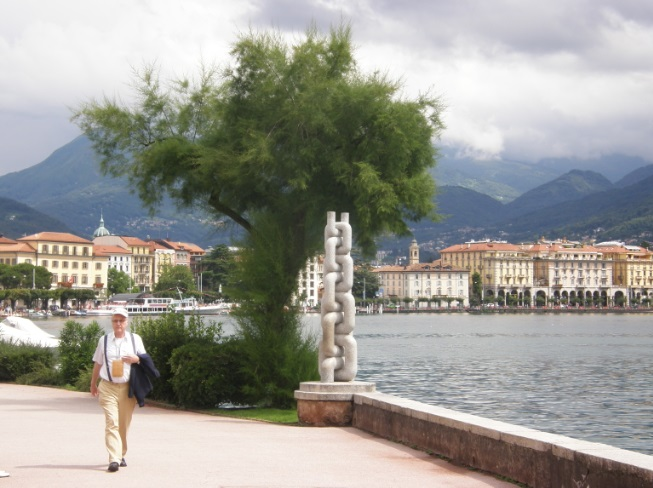
#> input picture data/math-for-data-analysis/chain_small.jpg, 653 x 488 px, found by its file name
$ jupyter execute --allow-errors hse_bda_2025_lab_2.ipynb   (shell and % lines are left out)
#> lines starting #> are read from the running program, lines starting #| are printed output that depends on the picture
# Лабораторная работа 2

## Сингулярное разложение и его приложения

Напомним, что сингулярным разложением (SVD, Singular value decomposition) матрицы $A$ размера $m\times n$ называется представление

$$A = U\Sigma V^T,$$

где $U$ — ортогональная матрица размера $m\times m$, $V$ — ортогональная матрица размера $n\times n$, $\Sigma = \mathrm{diag}(\sigma_1,\sigma_2,\sigma_3,\ldots)$ — диагональная матрица размера $m\times n$, в которой $\sigma_1\geqslant\sigma_2\geqslant\ldots\geqslant0$.

На самом деле требование, чтобы матрицы $U$ и $V$ были квадратными, избыточно. *Усечённым сингулярным разложением* мы будем называть разложение

$$A = U\Sigma V^T,$$

где $U$ и $V$ — матрицы с ортонормированными столбцами размеров $m\times k$ и $n \times k$ соответственно, $\Sigma$ — диагональная матрица размера $k\times k$, где $k = \min(m,n)$. Далее мы будем работать исключительно с усечённым разложением.

### Сжатие данных с помощью SVD = построение низкорангового приближения

Введём *норму Фробениуса* матрицы как

$$||A||_{frob} = \sqrt{\mathrm{tr}{A^TA}} = \sqrt{\sum\limits_{i,j}a^2_{i,j}}$$

Иными словами, это обычное евклидово расстояние на пространстве, которое получается, если все матрицы вытянуть в длинные векторы.

Зададимся вопросом: как найти матрицу $A_{r}$ ранга $r$, наименее отличающуюся от $A$ по норме Фробениуса (то есть для которой норма разности $||A - A_{r}||_{frob}$ минимальна). Оказывается, это можно сделать с помощью сингулярного разложения:

**Теорема.** Пусть $\Sigma_{r}$ — это матрица, полученная из $\Sigma$ заменой диагональных элементов $\sigma_{i}$ ($i > r$) нулями, тогда $A_{r} = U\Sigma_{r}V^T$.

Это можно переписать и в более экономичном виде. Если

$$A = \underbrace{
\begin{pmatrix}
u_{11} & \ldots & u_{1k}\\
\vdots & & \vdots\\
u_{m1} & \ldots & u_{mk}
\end{pmatrix}}_{=U}\cdot\underbrace{{
\begin{pmatrix}
\sigma_{1} & &\\
 & \sigma_{2} & \\
 & & \ddots
\end{pmatrix}}
}_{=\Sigma}\cdot \underbrace{
\begin{pmatrix}
v_{11} & \ldots & v_{n1}\\
\vdots & & \vdots\\
v_{1k} & \ldots & v_{nk}
\end{pmatrix}}_{=V^T}$$

то

$$A_{r} = \underbrace{
\begin{pmatrix}
u_{11} & \ldots & u_{1r}\\
\vdots & & \vdots\\
u_{m1} & \ldots & u_{mr}
\end{pmatrix}}_{=U_r}\cdot\underbrace{{
\begin{pmatrix}
\sigma_{1} & &\\
 & \ddots & \\
 & & \sigma_{r}
\end{pmatrix}}
}_{=\Sigma_r}\cdot \underbrace{
\begin{pmatrix}
v_{11} & \ldots & v_{n1}\\
\vdots & & \vdots\\
v_{1r} & \ldots & v_{nr}
\end{pmatrix}}_{=V^T_r}$$

При этом

$$||A - A_{r}||_{frob} = \sqrt{\sum\limits_{i\geqslant r+1} \sigma_{i}^2}$$

Если сингулярные значения матрицы падают достаточно быстро (а в реальных задачах часто бывает именно так), то норма разности будет малой при сравнительно небольшом значении $r$.

На хранение исходной матрицы нам требовалось $m\times n$ памяти. Теперь же, если мы будем хранить отдельно $U_r$, $V_r$ и диагональные элементы $\Sigma_r$, затраты памяти составят $mr + nr + r = r(m + n + 1)$.

**Разложение на компоненты ранга 1**

Обозначим через $u_1,\ldots, u_k$ столбцы матрицы $U$, а через $v_1, \ldots, v_k$ столбцы матрицы $V$. Тогда имеет место равенство

$$A = u_1\sigma_{1}v_1^T + u_2\sigma_{2}v_2^T + u_3\sigma_{3}v_3^T + \ldots$$

Матрицу $u_k\sigma_{k}v_k^T = \sigma_{k}u_kv_k^T$ мы будем называть $k$-й компонентой ранга 1 матрицы $A$. Отметим, что слагаемые в этой сумме ортогональны относительно скалярного произведения $(X, Y) = \mathrm{tr}(X^TY)$ (порождающего норму Фробениуса).

Как нетрудно заметить,

$$A_{r} = \sigma_{1}u_1v_1^T + \sigma_{2}u_2v_2^T + \ldots + \sigma_{r}u_rv_r^T$$

**Технические детали (SVD в Питоне)**

Есть несколько способов сделать в Питоне сингулярное разложение; мы пока предлагаем Вам использовать

`import scipy.linalg as sla`

`U, S, Vt = sla.svd(X, full_matrices=False)`

Для ознакомления с особенностями этой функции рекомендуем обратиться к [документации](https://docs.scipy.org/doc/scipy/reference/generated/scipy.linalg.svd.html) (в частности, обратите внимание на то, какие именно объекты она возвращает).

### Правила оформления графиков

При работе с данными часто неудобно делать какие-то выводы, если смотреть на таблицу и числа в частности, поэтому важно уметь визуализировать данные.

У matplotlib, конечно же, есть [документация](https://matplotlib.org/users/index.html) с большим количеством [примеров](https://matplotlib.org/examples/), но для начала достаточно знать про несколько основных типов графиков:
- plot — обычный поточечный график, которым можно изображать кривые или отдельные точки;
- hist — гистограмма, показывающая распределение некоторой величины;
- scatter — график, показывающий взаимосвязь двух величин;
- bar — столбцовый график, показывающий взаимосвязь количественной величины от категориальной.

Ещё одна библиотека для визуализации: [seaborn](https://jakevdp.github.io/PythonDataScienceHandbook/04.14-visualization-with-seaborn.html). Это настройка над matplotlib, иногда удобнее и красивее делать визуализации через неё.

Не забывайте про базовые принципы построения приличных графиков:
- оси должны быть подписаны, причём не слишком мелко;
- у графика должно быть название;
- если изображено несколько графиков, то необходима поясняющая легенда;
- для точек из разных выборок, необходимо использовать разные цвета;
- все линии на графиках должны быть чётко видны (нет похожих цветов или цветов, сливающихся с фоном);
- размер графика должен быть таким, чтобы по нему несложно было сделать необходимые выводы о данных;
- если отображена величина, имеющая очевидный диапазон значений (например, проценты могут быть от 0 до 100), то желательно масштабировать ось на весь диапазон значений (исключением является случай, когда вам необходимо показать малое отличие, которое незаметно в таких масштабах).

Помните, что проверяющий имеет право снизить оценку за неопрятные графики.

### Оценивание

Обратите внимание, что в каждом разделе есть задания на написания кода и есть вопросы. Вопросы дополняют задачи и направлены на то, чтобы проинтерпретировать или обосновать происходящее. Код без интерпретации не имеет смысла, поэтому отвечать на вопросы обязательно — за отсутствие ответов мы будем снижать баллы за задачи. Если Вы ответите на вопросы, но не напишете корректный код к соответствующим оцениваемым задачам, то в подавляющем большинстве случаев баллы за такое выставлены не будут.

### Задание 1. Сжатие данных с помощью SVD

Загрузите выложенную по ссылке https://drive.google.com/file/d/1_2H5SJGM2TmBCs3b95aXHIH6R8ANd4ug/view?usp=sharing фотографию.

[cell 1]
import numpy as np
from skimage.io import imread

img = imread(r'..\..\data\math-for-data-analysis\chain_small.jpg')
#> img is the input picture: shape (488, 653, 3); mean R, G, B 154.9, 154.4, 147.8
img = img.mean(axis=2) # это матрица из интенсивностей серого цвета; её уже можно подвергать SVD
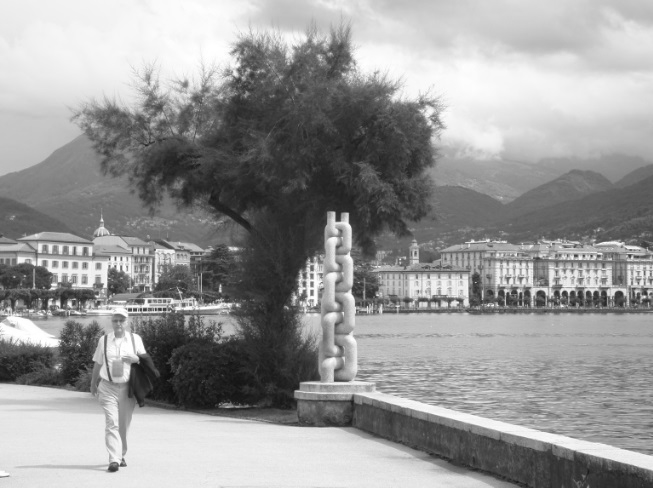
#> img: shape (488, 653) float64; min 15, max 255, mean 152.4

Нарисуйте картинку:

[cell 2]
import matplotlib.pyplot as plt

imgplot = plt.imshow(img, cmap='gray')

Постройте сингулярное разложение этой матрицы.

[cell 3]
from numpy.linalg import svd

U, S, VT = svd(img, full_matrices=False)
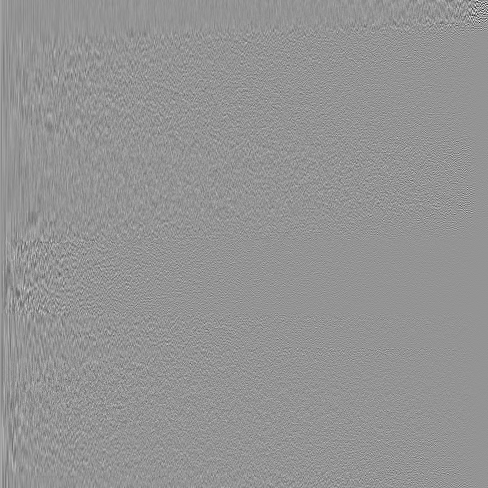
#> U: shape (488, 488) float64; min -0.58, max 0.419, mean 8.37e-05; drawn with min black and max white
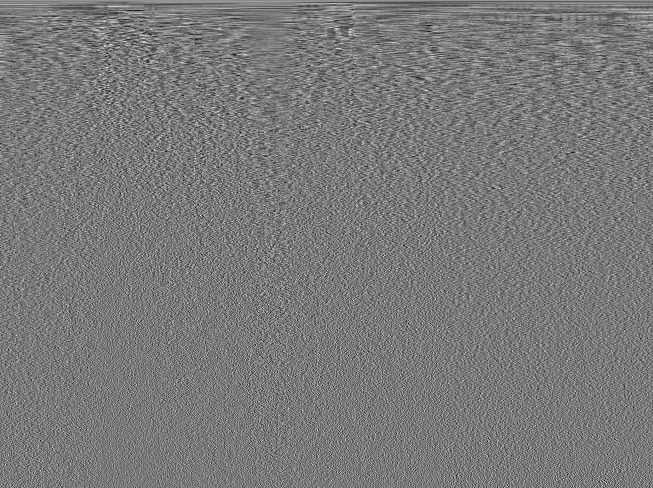
#> VT: shape (488, 653) float64; min -0.196, max 0.214, mean 8.81e-05; drawn with min black and max white
#> S = 488 values, max 89798.6 at index 0, min 2.82 at index 487, mean 568

**1. [0.1 балла]** Нарисуйте график диагональных элементов матрицы $\Sigma$ (то есть берём последовательность диагональных элементов и воспринимаем как последовательность точек на графике в целях визуализации происходящего):

[cell 4]
plt.figure(figsize=(14, 6))

plt.subplot(1, 2, 1)
plt.plot(S, marker='o', linestyle='-')
plt.title('Сингулярные значения (линейная шкала)')
plt.xlabel('Индекс компоненты')
plt.ylabel('Значение')
plt.grid(True)

plt.subplot(1, 2, 2)
plt.semilogy(S, marker='o', linestyle='-')
plt.title('Сингулярные значения (логарифмическая шкала)')
plt.xlabel('Индекс компоненты')
plt.ylabel('Значение (log)')
plt.grid(True)

plt.tight_layout()
plt.show()
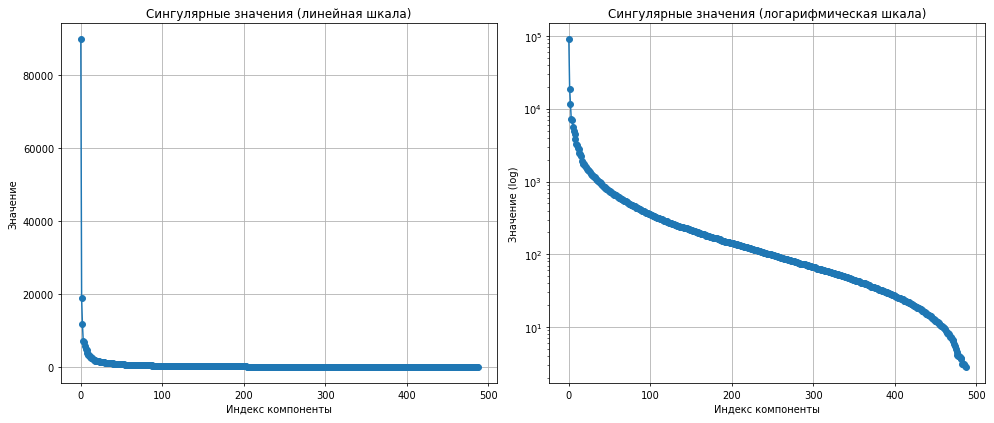
#> figure drawn by matplotlib, 2 panels; panel 1: curve peaks at x = 0, y = 89798.6; panel 2: curve peaks at x = 0, y = 89798.6

Кажется, что они убывают достаточно быстро и есть надежда, что первые несколько компонент дадут картинку, близкую к исходной.

**Важно:** при визуализации различных компонент в этом задании используйте только матричные операции. В частности, избегайте циклов, функций `map` и `reduce`, а также специальных функций, находящих суммы компонент.

**2. [0.3 балла]** Визуализуйте первую компоненту ранга 1. Ожидали ли Вы увидеть именно это? Поясните.

[cell 5]
def plot_rank_r_approximation(U: np.ndarray, S: np.ndarray, VT: np.ndarray, r_start: int, r_end: int) -> np.ndarray:
    rank_indices = slice(r_start - 1, r_end)

    # Восстановление матрицы A_r = U_r @ Sigma_r @ VT_r
    reconstructed_img = U[:, rank_indices] @ np.diag(S[rank_indices]) @ VT[rank_indices, :]

    plt.figure(figsize=(8, 6))
    plt.imshow(reconstructed_img, cmap='gray')
    plt.title(f'Приближение компонентами с {r_start} по {r_end}')
    plt.axis('off')
    plt.show()
    return reconstructed_img

_ = plot_rank_r_approximation(U, S, VT, 1, 1)
#> in plot_rank_r_approximation, `reconstructed_img = U[:, rank_indices] @ np.diag(S[rank_indices]) @ VT..`:
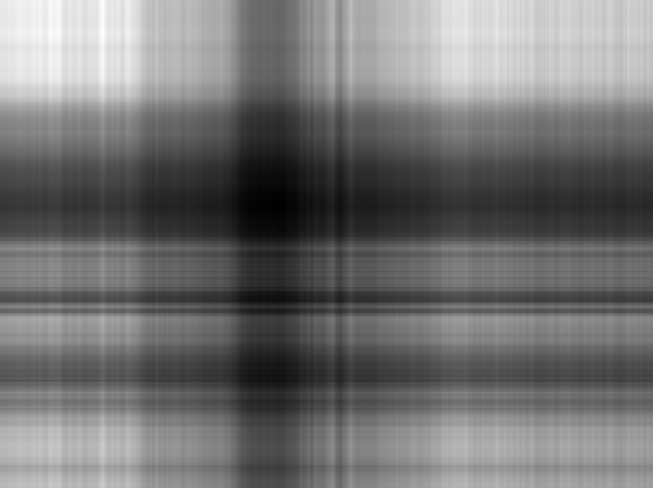
#> reconstructed_img: shape (488, 653) float64; min 58.42, max 267.9, mean 152.7; drawn with min black and max white

[cell 6]
"""
Кажется, что первая сингулярная компонента захватывает основную структуру изображения:

- Светлые и темные области на изображении хорошо передаются.
- Однако детали и текстуры теряются, что приводит к упрощенному виду изображения.
"""

**3. [0.5 балла]** Визуализуйте суммы компонент ранга 1 с первой по двадцатую, с первой по пятидесятую, с двадцатой по сотую, с двадцатой по последнюю. Сделайте выводы.

[cell 7]
print("Сумма компонент с 1 по 20:")
_ = plot_rank_r_approximation(U, S, VT, 1, 20)
#> call 2 of plot_rank_r_approximation, with S = array of shape (488,), r_start = 1, r_end = 20
#> in plot_rank_r_approximation (call 2), `reconstructed_img = U[:, rank_indices] @ np.diag(S[rank_indices]) @ VT..`:
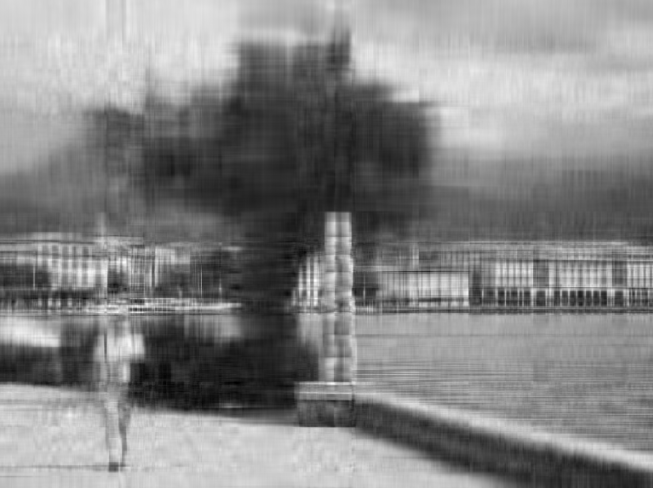
#> reconstructed_img: shape (488, 653) float64; min 0.264, max 290.2, mean 152.4; drawn with min black and max white

print("Сумма компонент с 1 по 50:")
_ = plot_rank_r_approximation(U, S, VT, 1, 50)
#> call 3 of plot_rank_r_approximation, with S = array of shape (488,), r_start = 1, r_end = 50
#> in plot_rank_r_approximation (call 3), `reconstructed_img = U[:, rank_indices] @ np.diag(S[rank_indices]) @ VT..`:
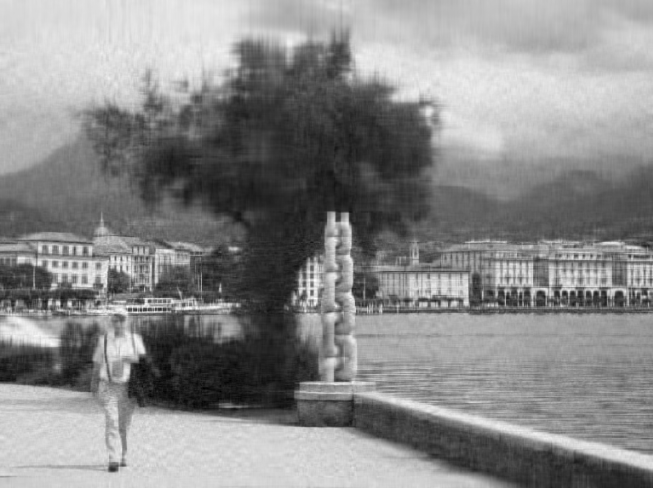
#> reconstructed_img: shape (488, 653) float64; min 3.37, max 279.1, mean 152.4; drawn with min black and max white

print("Сумма компонент с 20 по 100:")
_ = plot_rank_r_approximation(U, S, VT, 20, 100)
#> call 4 of plot_rank_r_approximation, with S = array of shape (488,), r_start = 20, r_end = 100
#> in plot_rank_r_approximation (call 4), `reconstructed_img = U[:, rank_indices] @ np.diag(S[rank_indices]) @ VT..`:
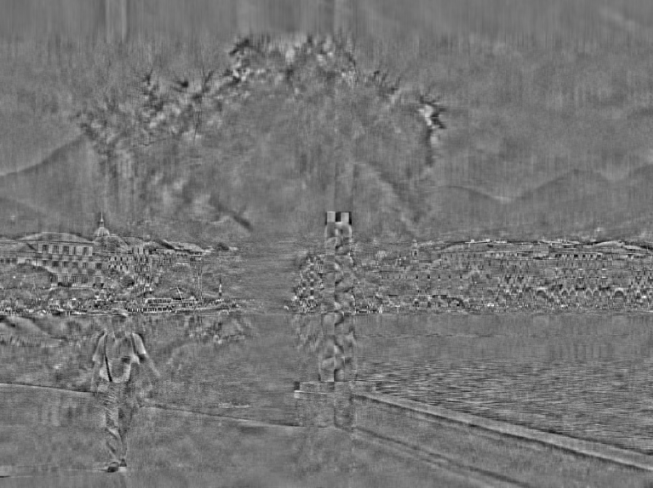
#> reconstructed_img: shape (488, 653) float64; min -97.13, max 114.3, mean 0; drawn with min black and max white

max_rank = len(S)
#> max_rank = 488
print(f"Сумма компонент с 20 по последнюю ({max_rank}):")
#| Сумма компонент с 20 по последнюю (488):
_ = plot_rank_r_approximation(U, S, VT, 20, max_rank)

[cell 8]
"""
- Сумма первых 50 компонент дает вполне узнаваемое изображение.
- Сумма компонент с 20 по 100 показывает в основном края и текстуры, упуская общую структуру.
- Сумма с 20 по последнюю содержит много шума, края и текстуры.
"""

**4. [0.5 балла]** Как Вам кажется, какие компоненты нужно взять для достаточно хорошего восстановления исходного изображения? Аргументируйте свой ответ. Не забудьте визуализировать сумму выбранных компонент.

*Комментарий: для получения полного балла за это задание постарайтесь привести более убедительный аргумент, нежели Ваши субъективные впечатления от сравнения полученного изображения с исходным.*

[cell 9]
def find_optimal_rank(S: np.ndarray, m: int, n: int) -> int:
    """Вычисляет оптимальный ранг r для усечения SVD на основе метода
    Гавиша-Донохо (2014). ( А кто говорил, что читать статьи нельзя :) )

    Args:
        S (np.ndarray): Массив сингулярных значений.
        m (int): Количество строк в исходной матрице.
        n (int): Количество столбцов в исходной матрице.

    Returns:
        int: Оптимальный ранг для усечения.
    """
    # Вычисляем медиану сингулярных значений
    median_sv = np.median(S)

    # Константа 2.858 является хорошей аппроксимацией для матриц, близких к квадратным
    optimal_threshold = 2.858 * median_sv

    # Оптимальный ранг - это количество сингулярных чисел, превышающих вычисленный порог
    optimal_r = np.sum(S > optimal_threshold)

    print(f"  - Медианное сингулярное значение: {median_sv:.4f}")
    print(f"  - Оптимальный порог отсечения (τ ≈ 2.858 * медиана): {optimal_threshold:.4f}")
    print(f"  - Вычисленный оптимальный ранг (r): {optimal_r}")

    return optimal_r

m, n = img.shape

optimal_r_gd = find_optimal_rank(S, m, n)
#> in find_optimal_rank, `median_sv = np.median(S)`: median_sv = 102
#> in find_optimal_rank, `optimal_threshold = 2.858 * median_sv`: optimal_threshold = 291.6
#> in find_optimal_rank, `optimal_r = np.sum(S > optimal_threshold)`: optimal_r = 117
#|   - Медианное сингулярное значение: 102.0296
#|   - Оптимальный порог отсечения (τ ≈ 2.858 * медиана): 291.6007
#|   - Вычисленный оптимальный ранг (r): 117
#> optimal_r_gd = 117

total_energy = np.sum(S**2)
#> total_energy = 8.88e+09
cumulative_energy_at_r = np.sum(S[:optimal_r_gd]**2)
#> cumulative_energy_at_r = 8.87e+09
retained_energy = cumulative_energy_at_r / total_energy
#> retained_energy = 0.999
print(f"  - Сохраненная энергия при r={optimal_r_gd}: {retained_energy:.2%}")
#|   - Сохраненная энергия при r=117: 99.94%

_ = plot_rank_r_approximation(U, S, VT, 1, optimal_r_gd)

**5. [0.35 балла]** Во сколько раз меньше памяти (теоретически) потребуется для хранения нового изображения по сравнению с исходным?

[cell 10]
"""
m * n = 318664
117 * (m + n + 1) = 133614

разница = 318664 / 133614 = 2.38496...
"""

[cell 11]
# самопроверка
original_storage = m * n
compressed_storage = 117 * (m + n + 1)

ratio = original_storage / compressed_storage

print(f"Хранение оригинала: {original_storage} чисел.")
#| Хранение оригинала: 318664 чисел.
print(f"Хранение приближения ранга {117}: {compressed_storage} чисел.")
#| Хранение приближения ранга 117: 133614 чисел.
print(f"Теоретическое сжатие: в {ratio:.2f} раз.")
#| Теоретическое сжатие: в 2.38 раз.

**6. [0.35 балла]** Подсчитайте, сколько в действительности места в памяти компьютера занимают исходная матрица и компоненты её сингулярного разложения. Согласуется ли этот результат с ответом предыдущего пункта? Сделайте выводы.

[cell 12]
original_bytes = img.nbytes
#> original_bytes = 2549312

U_r = U[:, :117]
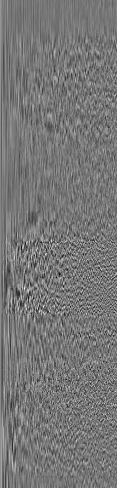
#> U_r: shape (488, 117) float64; min -0.254, max 0.29, mean 0.000345; drawn with min black and max white
S_r = S[:117]
#> S_r = 117 values, max 89798.6 at index 0, min 293.6 at index 116, mean 2087.7
VT_r = VT[:117, :]
#> (the rest of the program and of its run is left out)
